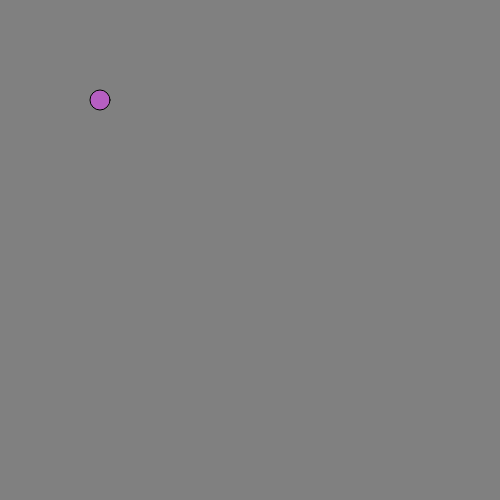
Frame 1 (no input)
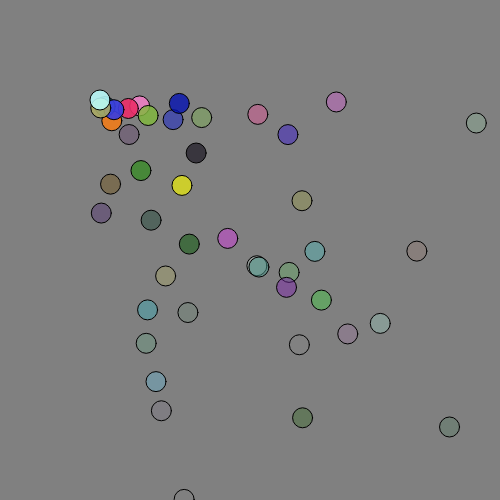
Frame 60 (no input)
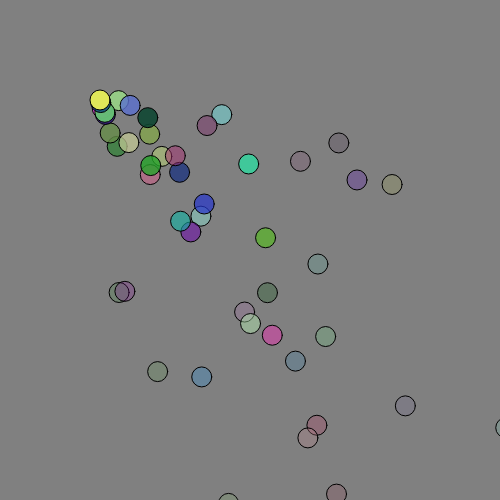
Frame 120 (the mouse pressed at the canvas centre since frame 60)

The p5.js sketch that drew these frames (run headless with seeded random() and noise() and a simulated clock; from frame 60 on, the mouse is pressed at the canvas centre):

// p5.js sketch
// ── sketch.js
let cars = [];

function setup() {
  createCanvas(500, 500);

  // for (let i = 0; i < 20; i++) {
  //   cars.push(new Car());
  // }
}

function draw() {
  background('grey');
  cars.push(new Car());

  for (let i = 0; i < cars.length; i++) {
    cars[i].display();
    cars[i].move();
    if (cars[i].a <= 0) {
      cars.splice(i, 1);
    }
  }
}

class Car {

  constructor() {
    //attributes
    this.pos = createVector(100, 100);
    //velocity & particle angle: positive positive is aimed down to the right
    this.vel = createVector(random(10), random(10));
    //color rgb
    this.r = random(255);
    this.g = random(255);
    this.b = random(255);
    //opacity or alpha
    this.a = random(200, 255);
    //size
    this.s = random(10, 20);
  }
  //methods
  display() {
    //if you create an attribute, you must use the attribute
    fill(this.r, this.g, this.b, this.a, this.s);
    ellipse(this.pos.x, this.pos.y, 20);
  }

  move() {
    this.pos.add(this.vel);
    //opacity lessens
    this.a = this.a - 5;

  }



}
